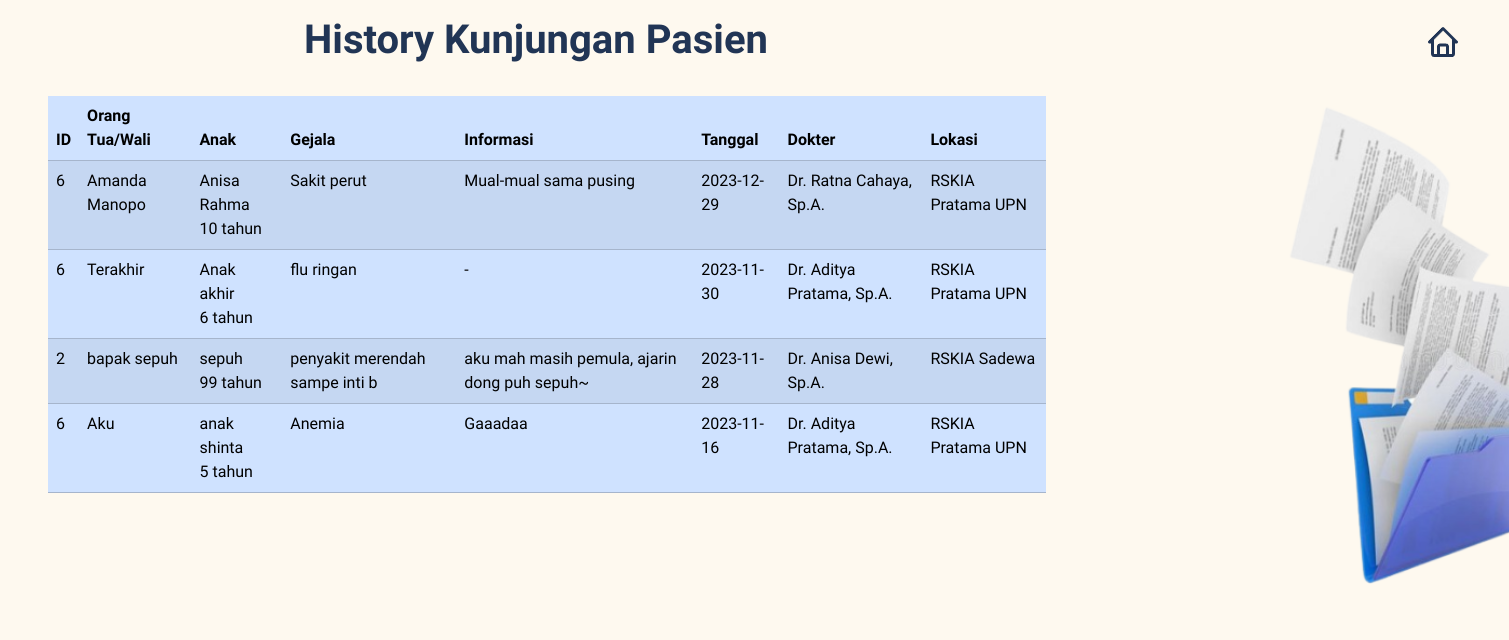
The page /history_admin.php (signed in) on the database its author committed.
### tables this page shows
CREATE TABLE `kunjungan` (
  `parent_name` varchar(30) NOT NULL,
  `children_name` varchar(30) NOT NULL,
  `troubling_symptoms` varchar(30) NOT NULL,
  `addictional_information` text NOT NULL,
  `children_age` int(3) NOT NULL,
  `visit_date` date NOT NULL,
  `status` int(11) NOT NULL,
  `pasienID` int(11) NOT NULL,
  `dokterID` int(11) NOT NULL,
  `kunjunganID` int(11) NOT NULL
);

CREATE TABLE `dokter` (
  `foto` text NOT NULL,
  `nama` varchar(30) NOT NULL,
  `kualifikasi` text NOT NULL,
  `biaya` varchar(20) NOT NULL,
  `dokterID` int(11) NOT NULL,
  `lokasi` varchar(30) NOT NULL
);

### history_admin.php (the view, shortened to what this page needs)
<!doctype html>
<html lang="en">
<head>
  <link href="https://cdn.jsdelivr.net/npm/bootstrap@5.3.2/dist/css/bootstrap.min.css" rel="stylesheet">
</head>
<body style="background-color : #FEF9EF; color : #213555">
  <ul class="nav justify-content-between bg-transparent mt-3" style="margin-left: 19rem; margin-right: 2rem;">
    <li class="nav-item">
      <h1 class="fs-1 fw-bold">History Kunjungan Pasien</h1>
    </li>
    <li class="nav-item">
      <a class="nav-link fs-5" style="color : #213555;" href="home_admin.php"><button class="navbar-toggler border border-0" type="button" data-bs-toggle="offcanvas" data-bs-target="#offcanvasNavbar" aria-controls="offcanvasNavbar" aria-label="Toggle navigation">
          <img />
        </button></a>
    </li>
  </ul>
  <div class=" row ">
    <div class="col-8 mb-5 mt-4 ms-5" style="margin-right: 10rem;">
      <table class="table table-striped table-primary">
        <thead>
          <tr>
            <th scope="col">ID</th>
            <th scope="col">Orang Tua/Wali</th>
            <th scope="col">Anak</th>
            <th scope="col">Gejala</th>
            <th scope="col">Informasi</th>
            <th scope="col">Tanggal</th>
            <th scope="col">Dokter</th>
            <th scope="col">Lokasi</th>
          </tr>
        </thead>
        <?php
        include 'connect_pemweb.php';
        $query = mysqli_query($connect, "SELECT k.pasienID, k.parent_name, k.children_name, k.troubling_symptoms, k.addictional_information, k.children_age, k.visit_date, k.kunjunganID, d.nama, d.lokasi FROM kunjungan k
                                   INNER JOIN dokter d ON k.dokterID = d.dokterID WHERE k.status = 1 ORDER BY k.visit_date DESC");
        while ($data = mysqli_fetch_array($query)) {
        ?>
          <tr>
            <td><?php echo $data['pasienID']; ?></td>
            <td><?php echo $data['parent_name']; ?></td>
            <td><?php echo $data['children_name']; ?> <br> <?php echo $data['children_age'] . " tahun"; ?> </td>
            <td><?php echo $data['troubling_symptoms']; ?></td>
            <td><?php echo $data['addictional_information']; ?></td>
            <td><?php echo $data['visit_date']; ?> </td>
            <td><?php echo $data['nama']; ?></td>
            <td><?php echo $data['lokasi']; ?></td>
          </tr>
        <?php
        }
        ?>
      </table>
    </div>
    <div class="col-1">
      <img src="data_kunjungan.png" alt="" height="540px">
    </div>
  </div>
</body>
</html>

### history_admin.php (style rules this page uses)
body { font-family: 'Catamaran'; color: #213555; }

### rows shown on the page
kunjungan: pasienID "6", parent_name "Amanda Manopo", children_name "Anisa Rahma", children_age "10", troubling_symptoms "Sakit perut", addictional_information "Mual-mual sama pusing", visit_date "2023-12-29", dokterID.nama "Dr. Ratna Cahaya, Sp.A.", dokterID.lokasi "RSKIA Pratama UPN"
kunjungan: pasienID "6", parent_name "Terakhir", children_name "Anak akhir", children_age "6", troubling_symptoms "flu ringan", addictional_information "-", visit_date "2023-11-30", dokterID.nama "Dr. Aditya Pratama, Sp.A.", dokterID.lokasi "RSKIA Pratama UPN"
kunjungan: pasienID "2", parent_name "bapak sepuh", children_name "sepuh", children_age "99", troubling_symptoms "penyakit merendah sampe inti b", addictional_information "aku mah masih pemula, ajarin dong puh sepuh~", visit_date "2023-11-28", dokterID.nama "Dr. Anisa Dewi, Sp.A.", dokterID.lokasi "RSKIA Sadewa"
kunjungan: pasienID "6", parent_name "Aku", children_name "anak shinta", children_age "5", troubling_symptoms "Anemia", addictional_information "Gaaadaa", visit_date "2023-11-16", dokterID.nama "Dr. Aditya Pratama, Sp.A.", dokterID.lokasi "RSKIA Pratama UPN"
